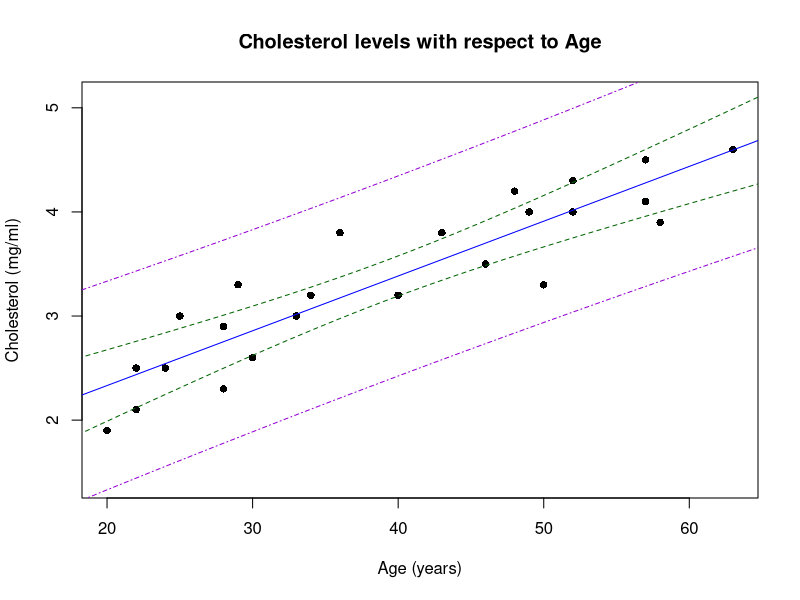
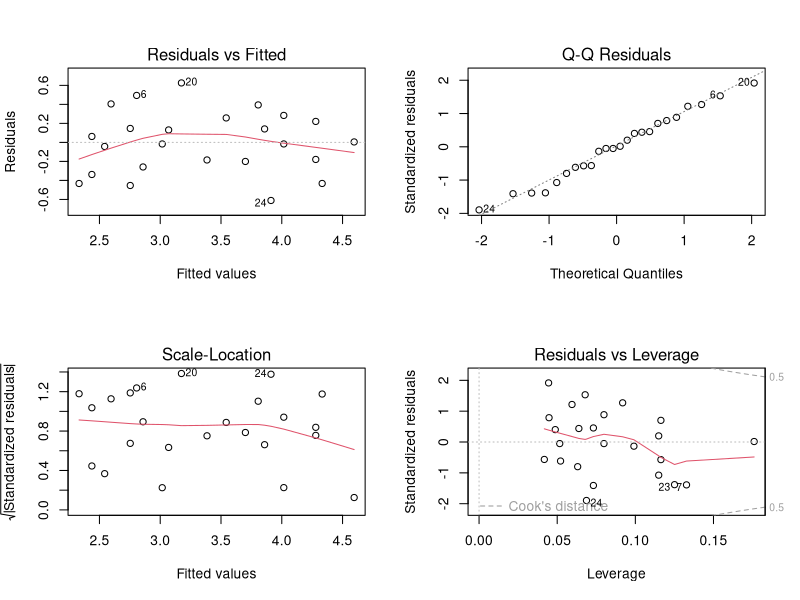

Write R code to recreate these figures, in order.
#!/usr/bin/R

# Load the data
df <- read.table('./data/cholesterol.txt', sep = "", header = TRUE)
print(dim(df))

# Fit a simple linear model
fitted = lm(y~x, df)
summ <- summary(fitted)
print(summ)

# Hypothesis testing and intervals
b1_pval <- summ$coefficients['x', 'Pr(>|t|)']
sprintf('H0: b1 = 0 is not rejected if and only if the significance level is set to be lower than %.16f', b1_pval)
# Explanation of b is that, if someones age increased by one year,
# then his cholesterol levels are increated by b.

confint.b1 <- confint(fitted, parm = 'x', level = 0.95)
print('Confidence interval for b1')
print(confint.b1)

x0 <- 35
confint.Ey <- predict.lm(fitted, data.frame(x=x0),
                         interval='confidence', level=0.99)
predint.y <- predict.lm(fitted, data.frame(x=x0),
                        interval='prediction', level=0.99)
print(confint.Ey)
print(predint.y)


# PLOT THE PREDICTIONS y~x

pdf('./output/part-b-scatter.pdf')

plot(
  df$x, df$y,
  pch = 16,
  col = 'black',
  xlab = 'Age (years)',
  ylab = 'Cholesterol (mg/ml)',
  main = 'Cholesterol levels with respect to Age',
  ylim = c(min(df$y) - 0.5, max(df$y) + 0.5)
)

abline(fitted, col='blue')
x0s <- seq(from = min(df$x) - 2, to = max(df$x) + 2, length.out=30)
confints.Ey <- predict.lm(fitted, data.frame(x=x0s),
                          interval='confidence', level=0.99)
predints.y <- predict.lm(fitted, data.frame(x=x0s),
                         interval='prediction', level=0.99)

lines(x0s, confints.Ey[,'lwr'], col='darkgreen', lty=2)
lines(x0s, confints.Ey[,'upr'], col='darkgreen', lty=2)

lines(x0s, predints.y[,'lwr'], col='darkviolet', lty=4)
lines(x0s, predints.y[,'upr'], col='darkviolet', lty=4)

dev.off()


# PLOT QQ ETC.
pdf('./output/part-b-fourplot.pdf')
par(mfrow=c(2,2))
plot(fitted)
dev.off()
# Homoscedasticity does appear to hold for the residuals,
# since for all y the divergence from the 0-line looks roughly the same
# In addition to that, the QQ-plot fit the theoritical normal line almost perfectly,
# thus we can safely assume that y is indeed normally distributed.





